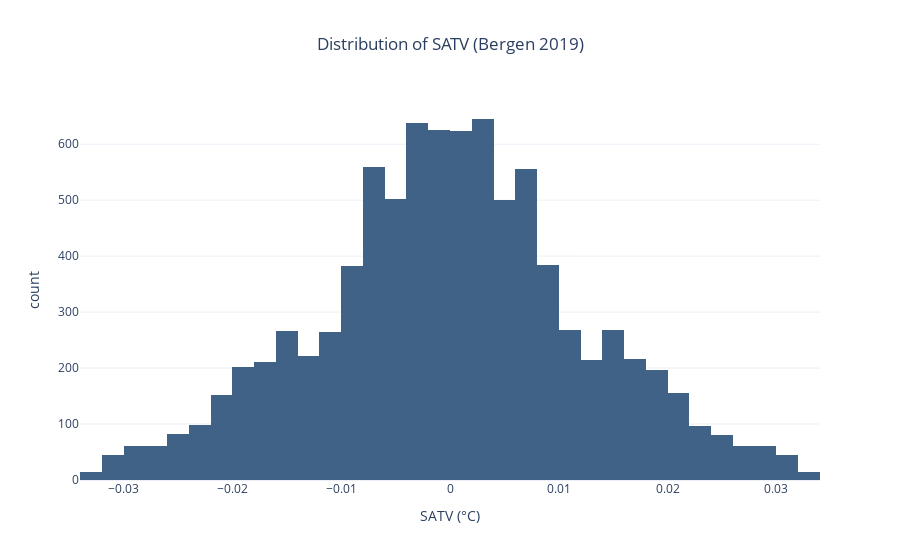

Notebook source saved alongside this figure:
### Markdown cell above
A new column "SATV" is added to the Bergen dataframe.

### Code cell
# Plot histogram of SATV values
fig = px.histogram(
    x=bergen_2019["SATV"],
    nbins=50,
    title="Distribution of SATV (Bergen 2019)",
    labels={"x": "SATV (°C)"},
    color_discrete_sequence=[custom_colors[0]]
)
fig.update_layout(template="plotly_white", title_x=0.5)
fig.show()

### Figure 1 — Plotly figure (JSON) as saved in the notebook; plotly's stock layout.template omitted (floating-point values rounded to 4 significant figures; data arrays with more than 128 entries replaced by an {"elided": "..."} marker saying what was removed)
{"data": [{"bingroup": "x", "hovertemplate": "SATV (°C)=%{x}<br>count=%{y}<extra></extra>", "legendgroup": "", "marker": {"color": "#416287", "pattern": {"shape": ""}}, "name": "", "nbinsx": 50, "orientation": "v", "showlegend": false, "type": "histogram", "x": {"elided": "8760 float values"}, "xaxis": "x", "yaxis": "y"}], "layout": {"barmode": "relative", "legend": {"tracegroupgap": 0}, "title": {"text": "Distribution of SATV (Bergen 2019)", "x": 0.5}, "xaxis": {"anchor": "y", "domain": [0, 1], "title": {"text": "SATV (°C)"}}, "yaxis": {"anchor": "x", "domain": [0, 1], "title": {"text": "count"}}}}
